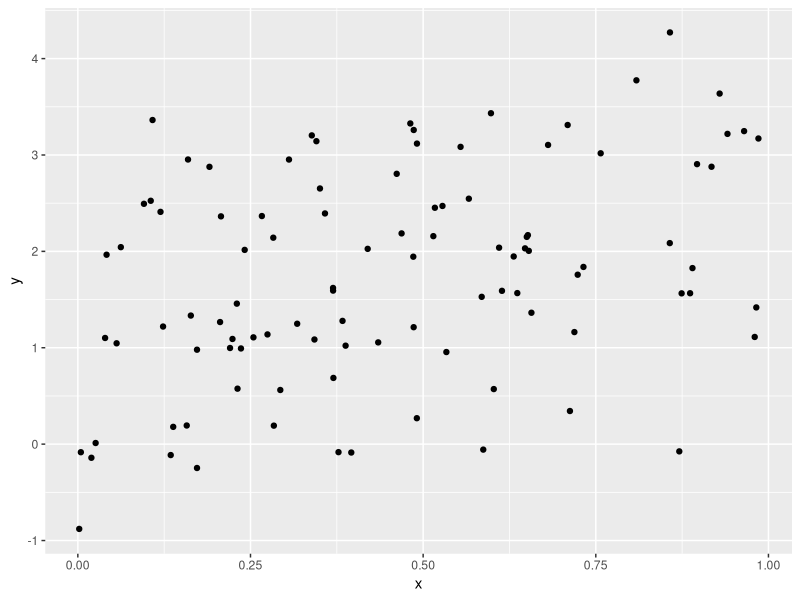

The R script that drew this image:
## ---- chunk 1
library(tidyverse)

plot_df = tibble(
  x = runif(100),
  y= 1+2 * x + rnorm(100)
)
plot_df |> 
  ggplot(aes(x=x, y=y))+
  geom_point()

